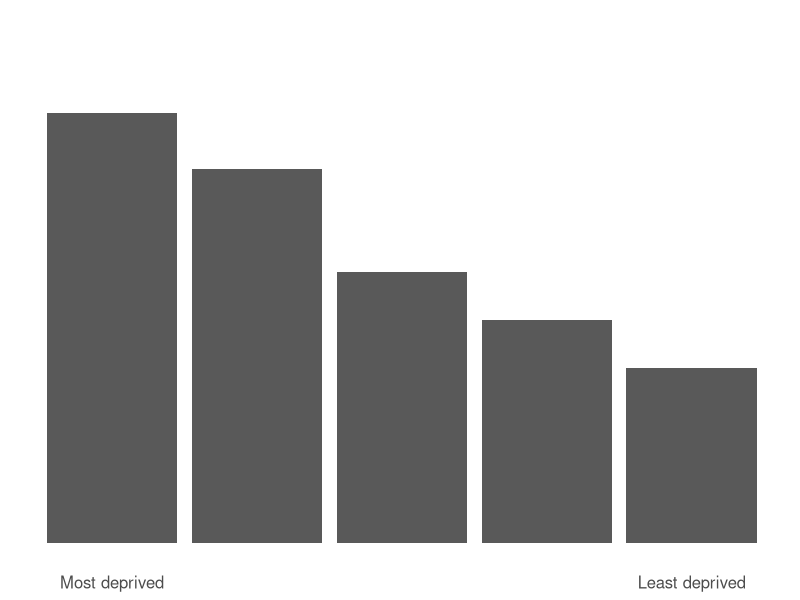
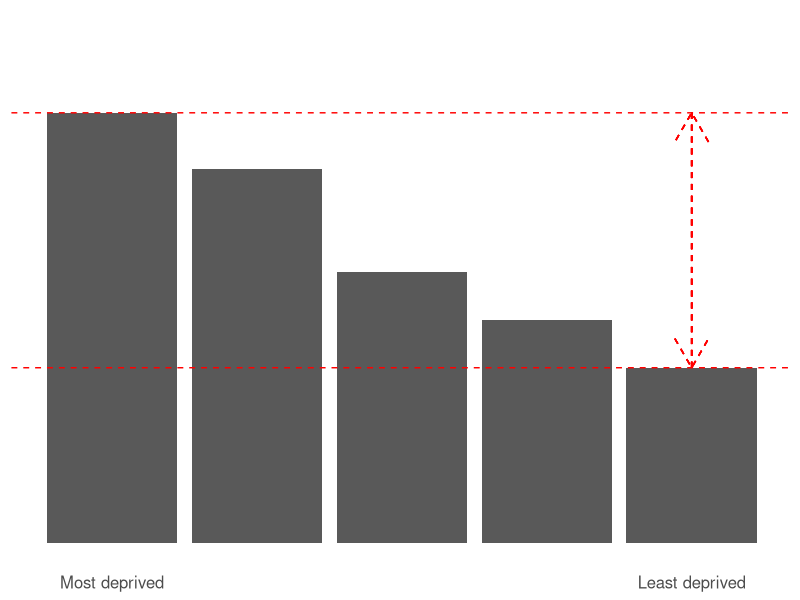
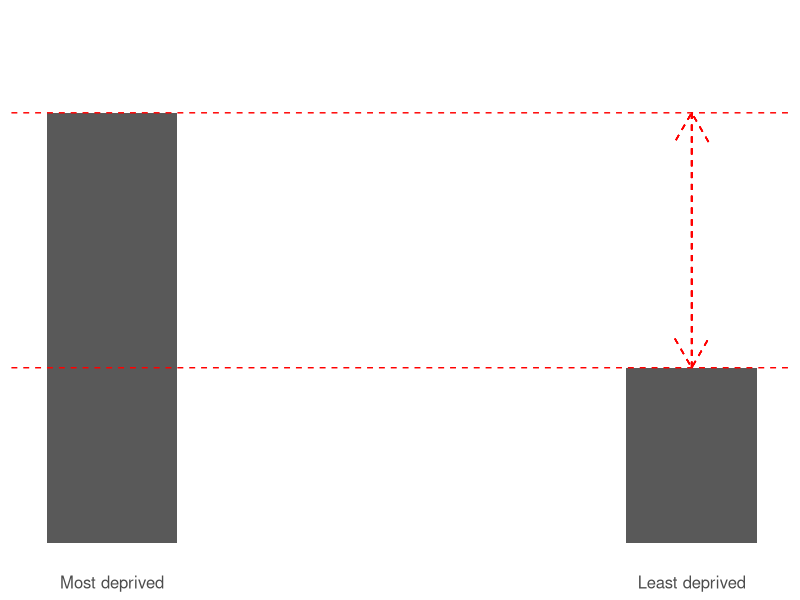
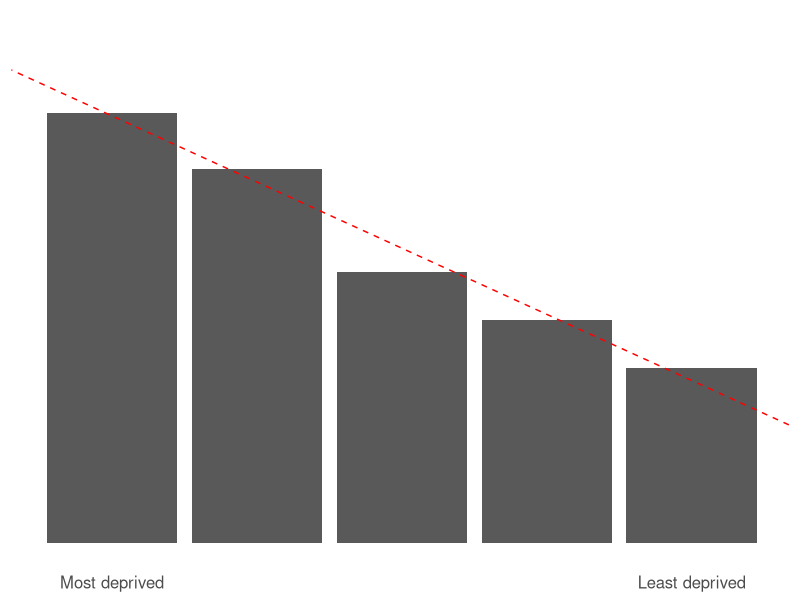

Source code (R) for these figures, in order:
################################################################################
#####  Explanation charts for inequality gap and gradient
################################################################################

## load packages
library(tidyverse)

## create data for example
quintile <- (c(1:5)) # deprivation quintiles 
rate <- c(5.4, 4.7, 3.4, 2.8, 2.2) # made-up rates
df <- data.frame(quintile, rate) # combine into dataframe
df <- df %>% as_tibble()

## specify standard theme for all charts
std_theme <-   theme_minimal() +
  theme(plot.subtitle = element_blank(),
        legend.title =  element_blank(),
        legend.text = element_blank(),
        axis.title.y= element_blank(), 
        axis.title = element_blank(),
        axis.text =  element_text(size = 12),
        axis.text.x =  element_text(hjust = 0.5),
        axis.text.y =  element_blank(),
        panel.grid.major = element_blank(),
        panel.grid.minor = element_blank()) 

### create charts  ----------------------

## chart a - basic rank chart

chart_a <- df %>% ggplot(aes(x = quintile, y = rate)) +
  geom_col() +
  std_theme +
  scale_x_continuous(breaks = c(1:5),
                     labels = c("Most deprived", 
                                "", "", "",
                                "Least deprived")) +
  scale_y_continuous(limits = c(0, 1+max(rate)))
  
chart_a

## chart b - add hlines for Q1 and Q5, plus arrows to show gap

chart_b <- chart_a + 
  geom_hline(yintercept = max(df$rate), linetype="dashed", color = "red") +
  geom_hline(yintercept = min(df$rate), linetype="dashed", color = "red") +
  geom_segment(aes(x = 5, y = min(df$rate), # pointing up
                   xend = 5), yend = max(df$rate), 
               linetype = "dashed",  color = "red", 
               arrow = arrow(length = unit(0.06, "npc"))) +
  geom_segment(aes(x = 5, y = max(df$rate), # pointing down
                   xend = 5), yend = min(df$rate), 
               linetype = "dashed",  color = "red", 
               arrow = arrow(length = unit(0.06, "npc")))
 
chart_b

## chart c - remove quintiles 2-4 to show data/pop not considered by gap
chart_c <- df %>% mutate(rate =ifelse(quintile %in% c(1, 
                                         5), rate, NA)) %>% 
  ggplot(aes(x = quintile, y = rate)) +
  geom_col() +
  std_theme +
  scale_x_continuous(breaks = c(1:5),
                     labels = c("Most deprived", 
                                "", "", "",
                                "Least deprived")) +
  scale_y_continuous(limits = c(0, 1+max(rate))) +
  geom_hline(yintercept = max(df$rate), linetype="dashed", color = "red") +
  geom_hline(yintercept = min(df$rate), linetype="dashed", color = "red") +
  geom_segment(aes(x = 5, y = min(df$rate), # pointing up
                   xend = 5), yend = max(df$rate), 
               linetype = "dashed",  color = "red", 
               arrow = arrow(length = unit(0.06, "npc"))) +
  geom_segment(aes(x = 5, y = max(df$rate), # pointing down
                   xend = 5), yend = min(df$rate), 
               linetype = "dashed",  color = "red", 
               arrow = arrow(length = unit(0.06, "npc")))

chart_c

## chart d - quintiles with gradient line

# get intercept and coefficient from regression model
lin_mod <- lm(rate ~ quintile, data = df)
print(lin_mod)

# plot chart
chart_d <- chart_a +
  geom_abline(intercept = lin_mod$coef[1], 
              slope = lin_mod$coef[2],
              linetype = "dashed",  color = "red") 
chart_d




